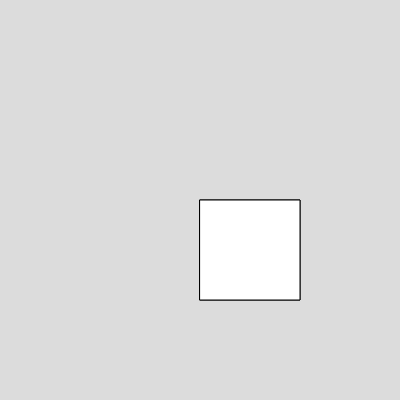
Frame 1 (no input)
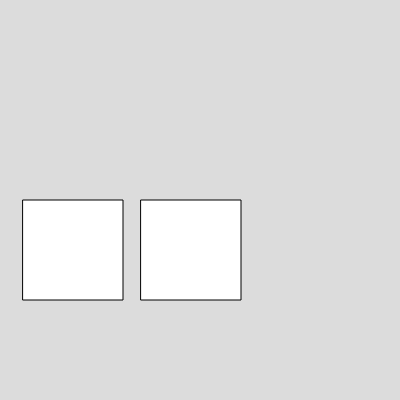
Frame 60 (no input)
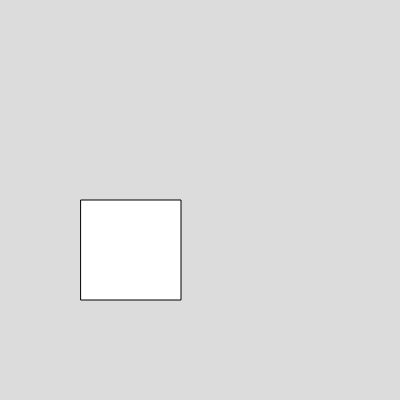
Frame 120 (the mouse pressed at the canvas centre since frame 60)

The p5.js sketch that drew these frames (run headless with seeded random() and noise() and a simulated clock; from frame 60 on, the mouse is pressed at the canvas centre):

// p5.js sketch
// ── sketch.js
var box1,box2

function setup() 
{
  createCanvas(400, 400);
  box1=new Box()
  box2=new Box()
}

function draw() 
{
  background(220);
  box1.display()
  box2.display()
  box1.move(3)
  box2.move(1)
}


// ── box.js
class Box
  {
  constructor(){
    this.x=200;
    this.y=200;
    this.w=100;
    this.h=100;
  }

display(){
  rect (this.x,this.y,this.w,this.h)
}

move(a){
this.x=this.x-a

}








  }

  
